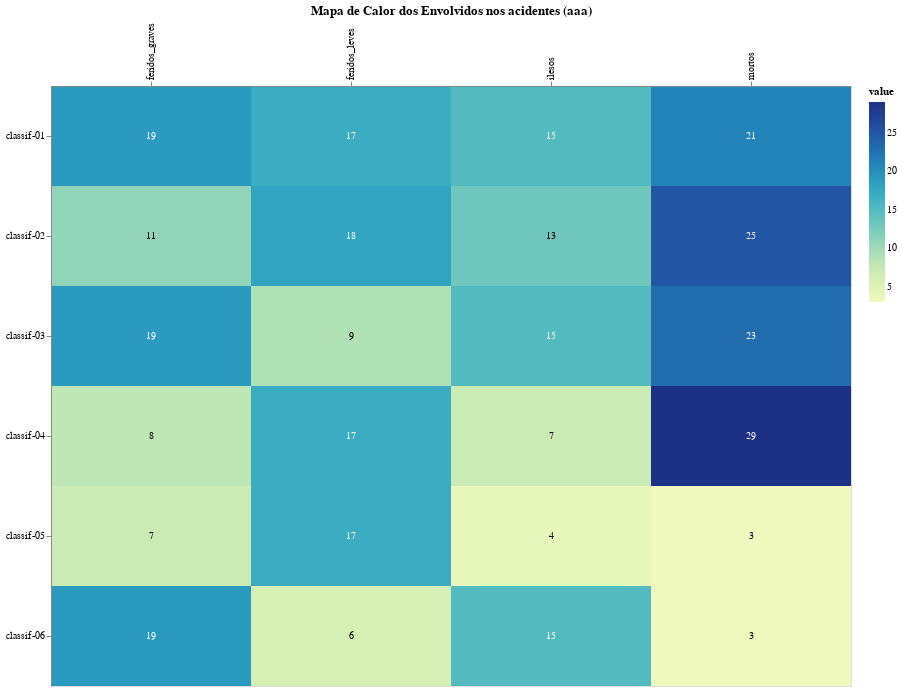

Notebook code cell kept with this figure:
### Code cell
df_envolvidos = pd.read_csv('dados-teste.csv')

    # Define os dados
    dados = df_envolvidos.set_index('classificacao').T.reset_index().melt(id_vars='index', var_name='classificacao', value_name='value')

    # Cria o gráfico de calor
    heatmap = alt.Chart(dados).mark_rect().encode(
        x=alt.X('index:O', title=None, axis=alt.Axis(orient='top')),  # Define a orientação do eixo x como 'top'
        y=alt.Y('classificacao:O', title=None),
        color=alt.Color('value:Q', scale=alt.Scale(scheme='yellowgreenblue')),
    )

    # Adiciona o texto dentro de cada célula com o valor real e ajusta a cor do texto
    text = alt.Chart(dados).mark_text(baseline='middle', fontSize=10).encode(
        x='index:O',
        y='classificacao:O',
        text=alt.Text('value:Q', format='.0f'),
        color=alt.condition(
            alt.datum['value'] > (dados['value'].max() - dados['value'].min()) / 2,
            alt.value('white'),
            alt.value('black')
        )
    )

    # Combina o gráfico de calor com o texto
    heatmap_with_text = (heatmap + text).properties(
        width=800,
        height=600,
        title=f'Mapa de Calor dos Envolvidos nos acidentes (aaa)'
    )

    # Exibe o gráfico
    heatmap_with_text

### Figure 1 — Vega-Lite specification as saved in the notebook (floating-point values rounded to 4 significant figures)
{"config": {"view": {"continuousWidth": 300, "continuousHeight": 300}}, "layer": [{"mark": {"type": "rect"}, "encoding": {"color": {"field": "value", "scale": {"scheme": "yellowgreenblue"}, "type": "quantitative"}, "x": {"axis": {"orient": "top"}, "field": "index", "title": null, "type": "ordinal"}, "y": {"field": "classificacao", "title": null, "type": "ordinal"}}}, {"mark": {"type": "text", "baseline": "middle", "fontSize": 10}, "encoding": {"color": {"condition": {"test": "(datum['value'] > 13.0)", "value": "white"}, "value": "black"}, "text": {"field": "value", "format": ".0f", "type": "quantitative"}, "x": {"field": "index", "type": "ordinal"}, "y": {"field": "classificacao", "type": "ordinal"}}}], "data": {"name": "data-681186e1498340ae03dd41d263394ec3"}, "height": 600, "title": "Mapa de Calor dos Envolvidos nos acidentes (aaa)", "width": 800, "$schema": "https://vega.github.io/schema/vega-lite/v5.17.0.json", "datasets": {"data-681186e1498340ae03dd41d263394ec3": [{"index": " ilesos", "classificacao": "classif-01", "value": 15}, {"index": " feridos_leves", "classificacao": "classif-01", "value": 17}, {"index": " feridos_graves", "classificacao": "classif-01", "value": 19}, {"index": " mortos", "classificacao": "classif-01", "value": 21}, {"index": " ilesos", "classificacao": "classif-02", "value": 13}, {"index": " feridos_leves", "classificacao": "classif-02", "value": 18}, {"index": " feridos_graves", "classificacao": "classif-02", "value": 11}, {"index": " mortos", "classificacao": "classif-02", "value": 25}, {"index": " ilesos", "classificacao": "classif-03", "value": 15}, {"index": " feridos_leves", "classificacao": "classif-03", "value": 9}, {"index": " feridos_graves", "classificacao": "classif-03", "value": 19}, {"index": " mortos", "classificacao": "classif-03", "value": 23}, {"index": " ilesos", "classificacao": "classif-04", "value": 7}, {"index": " feridos_leves", "classificacao": "classif-04", "value": 17}, {"index": " feridos_graves", "classificacao": "classif-04", "value": 8}, {"index": " mortos", "classificacao": "classif-04", "value": 29}, {"index": " ilesos", "classificacao": "classif-05", "value": 4}, {"index": " feridos_leves", "classificacao": "classif-05", "value": 17}, {"index": " feridos_graves", "classificacao": "classif-05", "value": 7}, {"index": " mortos", "classificacao": "classif-05", "value": 3}, {"index": " ilesos", "classificacao": "classif-06", "value": 15}, {"index": " feridos_leves", "classificacao": "classif-06", "value": 6}, {"index": " feridos_graves", "classificacao": "classif-06", "value": 19}, {"index": " mortos", "classificacao": "classif-06", "value": 3}]}}
